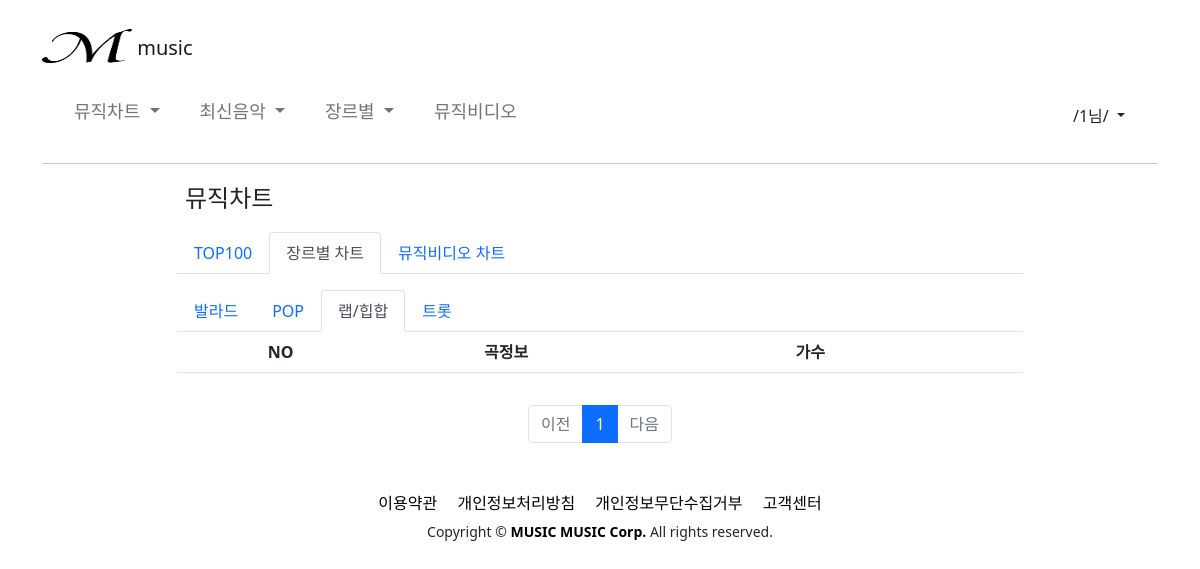
/ssac/chart_genre_hip (signed in), run on an earlier commit of the app's database.
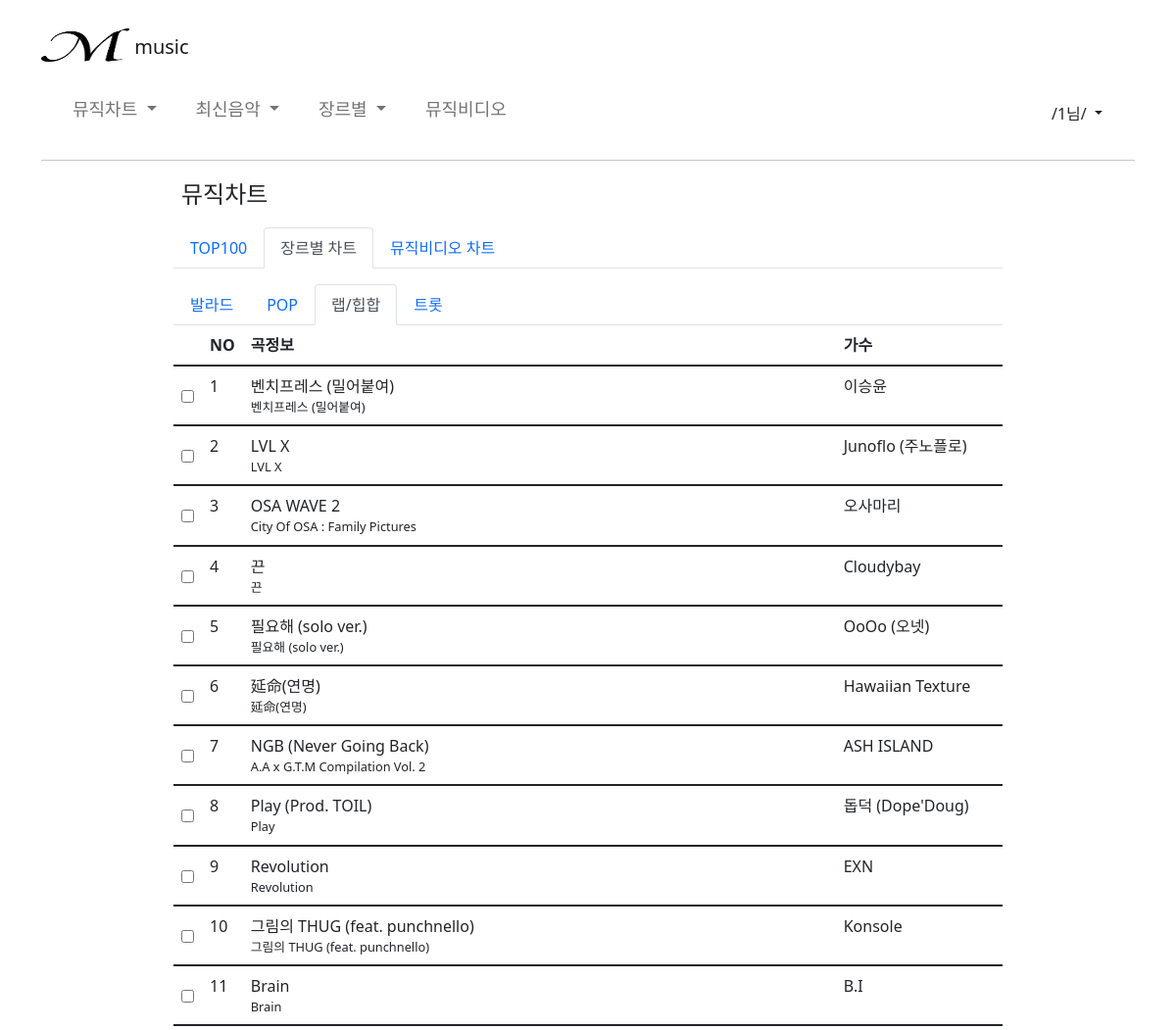
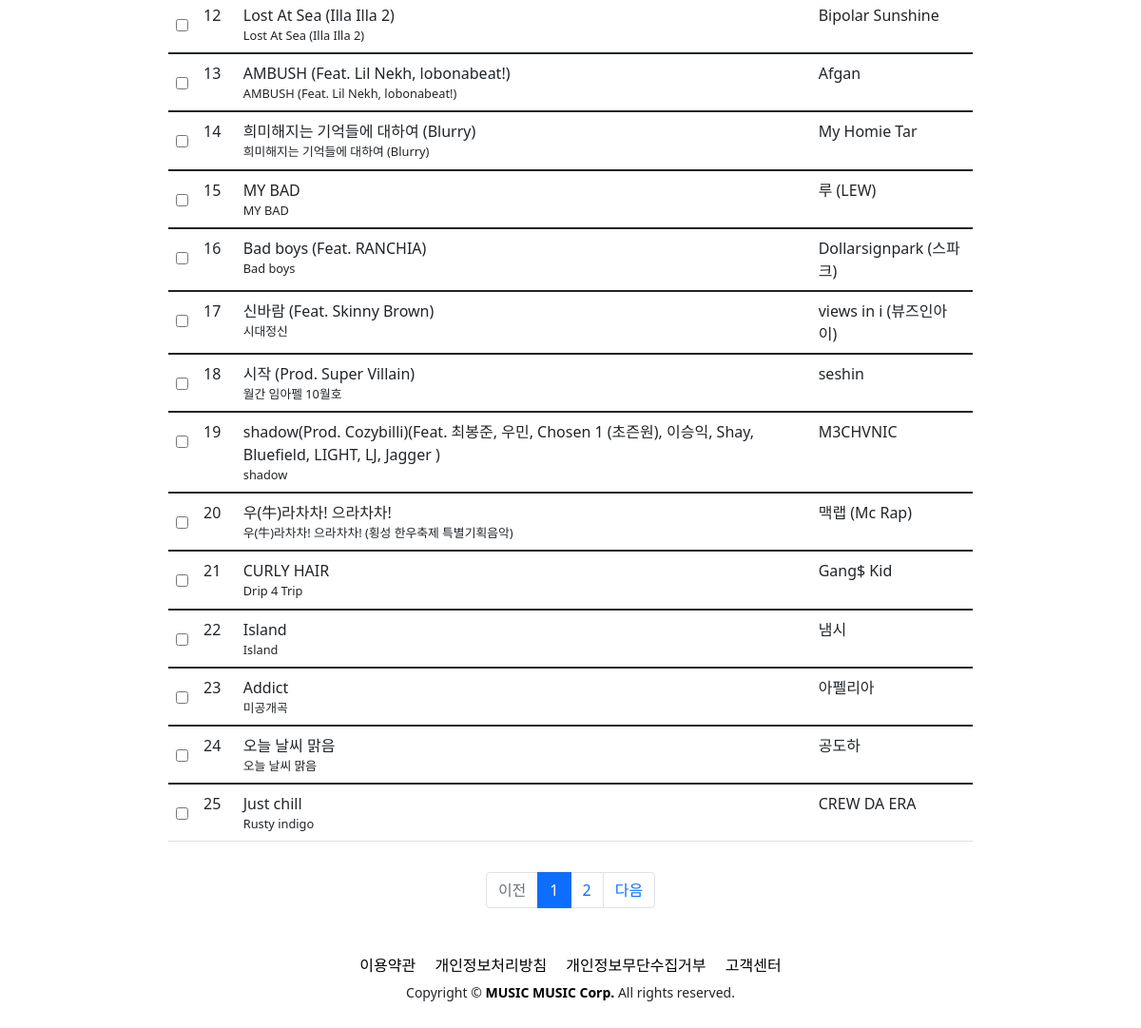
And on a later commit of the database (2 pictures, top to bottom).
### member/models.py (models this page shows, shortened)
class Hip(models.Model):
    name = models.CharField(max_length=50)
    singer = models.CharField(max_length=50, null=True)
    album = models.CharField(max_length=50, null=True)

### member/views.py (the view)
# urls.py: path('chart_genre_hip', views.chart_genre_hip),
def chart_genre_hip (req) :
  if req.session.get('userid'):
    h_chart_50 = Hip.objects.all().order_by('pk')
    page = int(req.GET.get('page', '1')) #GET 방식으로 정보를 받아오는 데이터
    paginator = Paginator(h_chart_50, 25) #Paginator(분할된 객체, 페이지 당 담길 객체수)
    page_obj_b = paginator.get_page(page) #페이지 번호를 받아 페이지를 리턴
    return render(req, 'chart_genre_hip.html', {'pam1' : req.session['userid'], 'page_obj_b' : page_obj_b})
  else:
    messages.error(req, '로그인을 먼저 해주세요.')
    return redirect('/ssac/main')

### member/templates/chart_genre_hip.html (shortened to what the changed rows need)
{% extends 'base2.html' %}
{% load static%}
{% block contents %}
  <div class="container container2">
    <div class="tab-content" id="myTabContent">
      <div class="tab-pane fade show active" id="contact" role="tabpanel" aria-labelledby="contact-tab">
        <table class="table table-hover">
          <thead>
            <tr>
              <th scope="col-1"></th>
              <th scope="col-1">NO</th>
              <th scope="col-1">곡정보</th>
              <th scope="col-9">가수</th>
            </tr>
          </thead>
          {% for a in page_obj_b %}
          <tbody>
            <tr>
              <th scope="row"><input type="checkbox" class="align-middle mt-3"></th>
              {% if page_obj_b.number == 2 %}
              <td>{{ forloop.counter|add:"25" }}</td>
              {% else %}
              <td>{{ forloop.counter }}</td>
              {% endif %}
              <td>
                <div>{{ a.name }}</div>
                <div style="font-size : 0.8em;">{{ a.album }}</div>
              </td>
              <td>{{ a.singer }}</td>
            </tr>
          </tbody>
          {% endfor %}
        </table>
    <div id = "paging">
      <ul class = "pagination justify-content-center" style="margin-top: 2rem;">
        {% for page_number in page_obj_b.paginator.page_range %}
        {% if page_number == page_obj_b.number %}
        <li class = "page-item active" aria-current = "page">
          <a class = "page-link" href="?page={{ page_number }}">{{ page_number }}</a>
        </li>
        {% else %}
        <li class = "page-item">
          <a class = "page-link" href="?page={{ page_number }}">{{ page_number }}</a>
        </li>
        {% endif %}
        {% endfor %}
        {% if page_obj_b.has_next %}
        <li class="page-item">
          <a class="page-link" href="?page={{ page_obj_b.next_page_number }}">다음</a>
        </li>
        {% else %}
        <li class="page-item disabled">
          <a class="page-link" tabindex="-1" aria-disabled="true" href="#">다음</a>
        </li>
        {% endif %}
      </ul>
    </div>
      </div>
    </div>
{% endblock %}

What changed in the data, as far as the page shows it:
added Hip: name "벤치프레스 (밀어붙여)", album "벤치프레스 (밀어붙여)", singer "이승윤"
added Hip: name "LVL X", album "LVL X", singer "Junoflo (주노플로)"
added Hip: name "OSA WAVE 2", album "City Of OSA : Family Pictures", singer "오사마리"
added Hip: name "끈", album "끈", singer "Cloudybay"
added Hip: name "필요해 (solo ver.)", album "필요해 (solo ver.)", singer "OoOo (오넷)"
added Hip: name "延命(연명)", album "延命(연명)", singer "Hawaiian Texture"
added Hip: name "NGB (Never Going Back)", album "A.A x G.T.M Compilation Vol. 2", singer "ASH ISLAND"
added Hip: name "Play (Prod. TOIL)", album "Play", singer "돕덕 (Dope'Doug)"
added Hip: name "Revolution", album "Revolution", singer "EXN"
added Hip: name "그림의 THUG (feat. punchnello)", album "그림의 THUG (feat. punchnello)", singer "Konsole"
added Hip: name "Brain", album "Brain", singer "B.I"
added Hip: name "Lost At Sea (Illa Illa 2)", album "Lost At Sea (Illa Illa 2)", singer "Bipolar Sunshine"
added Hip: name "AMBUSH (Feat. Lil Nekh, lobonabeat!)", album "AMBUSH (Feat. Lil Nekh, lobonabeat!)", singer "Afgan"
added Hip: name "희미해지는 기억들에 대하여 (Blurry)", album "희미해지는 기억들에 대하여 (Blurry)", singer "My Homie Tar"
added Hip: name "MY BAD", album "MY BAD", singer "루 (LEW)"
added Hip: name "Bad boys (Feat. RANCHIA)", album "Bad boys", singer "Dollarsignpark (스파크)"
added Hip: name "신바람 (Feat. Skinny Brown)", album "시대정신", singer "views in i (뷰즈인아이)"
added Hip: name "시작 (Prod. Super Villain)", album "월간 임아펠 10월호", singer "seshin"
added Hip: name "shadow(Prod. Cozybilli)(Feat. 최봉준, 우민, Chosen 1 (초즌원), 이승익, Shay, Bluefield, LIGHT, LJ, Jagger )", album "shadow", singer "M3CHVNIC"
added Hip: name "우(牛)라차차! 으라차차!", album "우(牛)라차차! 으라차차! (횡성 한우축제 특별기획음악)", singer "맥랩 (Mc Rap)"
added Hip: name "CURLY HAIR", album "Drip 4 Trip", singer "Gang$ Kid"
added Hip: name "Island", album "Island", singer "냄시"
added Hip: name "Addict", album "미공개곡", singer "아펠리아"
added Hip: name "오늘 날씨 맑음", album "오늘 날씨 맑음", singer "공도하"
added Hip: name "Just chill", album "Rusty indigo", singer "CREW DA ERA"
Also different on the page:
new list line: "2"
